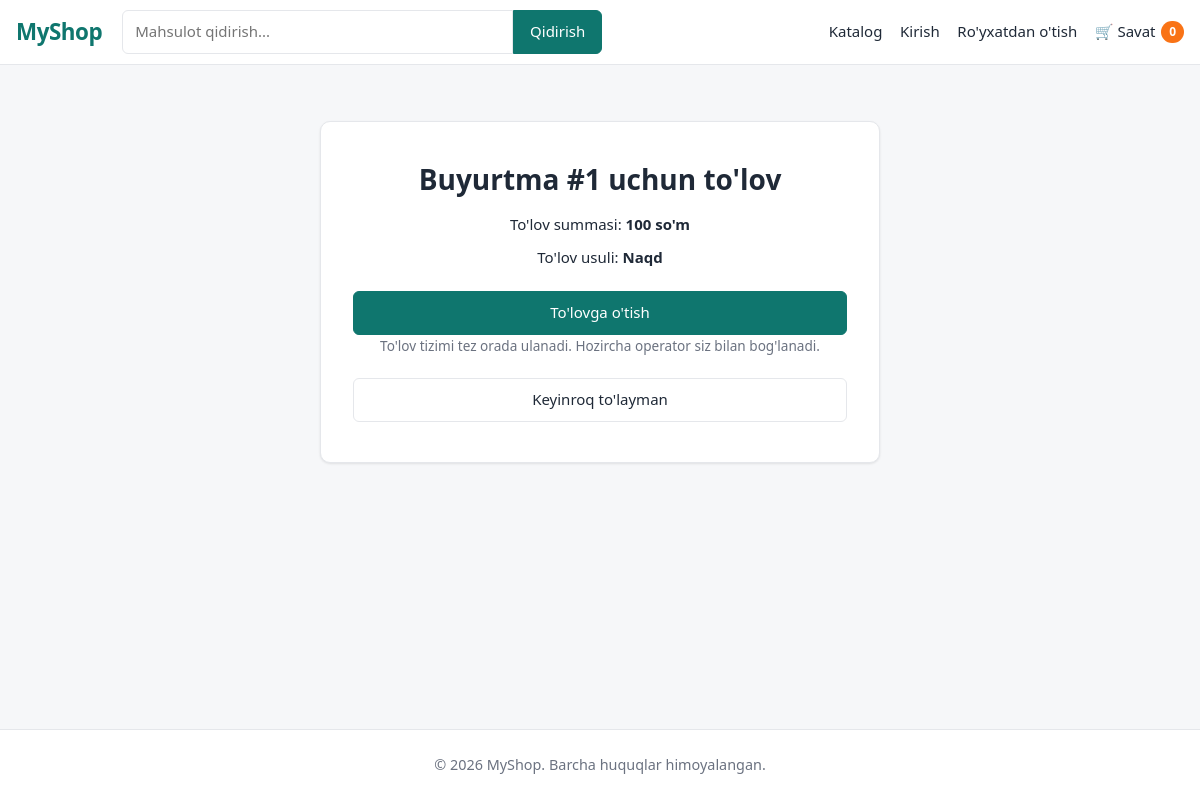
/payment/1/, run on the app's committed database.
### marketapp/models.py (models this page shows, shortened)
class Order(models.Model):
    STATUS_CHOICES = [
        ('new', 'Yangi'),
        ('paid', "To'langan"),
        ('shipping', 'Yetkazilmoqda'),
        ('delivered', 'Yetkazildi'),
        ('canceled', 'Bekor qilindi'),
    ]
    PAYMENT_CHOICES = [
        ('cash', 'Naqd'),
        ('click', 'Click'),
        ('payme', 'Payme'),
    ]
    user = models.ForeignKey(User, on_delete=models.SET_NULL, null=True, blank=True, related_name='orders')
    full_name = models.CharField("F.I.Sh", max_length=150)
    phone = models.CharField("Telefon", max_length=13)
    address = models.TextField("Manzil")
    comment = models.TextField("Izoh", blank=True)
    total_price = models.DecimalField(max_digits=12, decimal_places=2, default=0)
    status = models.CharField(max_length=20, choices=STATUS_CHOICES, default='new')
    payment_method = models.CharField(max_length=20, choices=PAYMENT_CHOICES, default='cash')
    is_paid = models.BooleanField(default=False)
    created_at = models.DateTimeField(auto_now_add=True)
    class Meta:
        ordering = ['-created_at']

### marketapp/views.py (the view)
# urls.py: path('payment/<int:order_id>/', views.payment, name='payment'),
def payment(request, order_id):
    order = get_object_or_404(Order, id=order_id, is_paid=False)
    return render(request, 'shop/payment.html', {'order': order})

### marketapp/views.py (called while the page is built)
def cart_count(request):
    return {'cart_count': len(Cart(request))}

    def __len__(self):
        return sum(self.cart.values())

### marketapp/templates/shop/payment.html (shortened to what this page needs)
{% extends 'shop/base.html' %}
{% load humanize %}
{% block content %}
<div class="card payment">
  <h1>Buyurtma #{{ order.id }} uchun to'lov</h1>
  <p>To'lov summasi: <b>{{ order.total_price|floatformat:0|intcomma }} so'm</b></p>
  <p>To'lov usuli: <b>{{ order.get_payment_method_display }}</b></p>
  <a href="#" class="btn btn--primary btn--block">To'lovga o'tish</a>
  <p class="muted small">To'lov tizimi tez orada ulanadi. Hozircha operator siz bilan bog'lanadi.</p>
  <a href="{% url 'order_success' order.id %}" class="btn btn--block">Keyinroq to'layman</a>
</div>
{% endblock %}

### marketapp/static/includes/components.css (style rules this page uses)
:root { --primary: #0f766e; --primary-dark: #0b5d57; --primary-light: #e6f4f2; --accent: #f97316; --danger: #dc2626; --danger-light: #fdecec; --warning: #d97706; --warning-light: #fef3e2; --success: #16a34a; --success-light: #e8f7ee; --info: #2563eb; --info-light: #e8effd; --text: #1f2937; --text-muted: #6b7280; --border: #e5e7eb; --bg: #f6f7f9; --white: #ffffff; --radius: 10px; --radius-sm: 6px; --shadow: 0 1px 3px rgba(0, 0, 0, .06), 0 1px 2px rgba(0, 0, 0, .04); --shadow-lg: 0 10px 25px rgba(0, 0, 0, .08); --container: 1200px; --font: system-ui, -apple-system, "Segoe UI", Roboto, Arial, sans-serif; }
*, *::before, *::after { box-sizing: border-box; margin: 0; padding: 0; }
body { font-family: var(--font); font-size: 15px; line-height: 1.55; color: var(--text); background: var(--bg); }
a { color: var(--primary); text-decoration: none; }
h1 { font-size: 1.75rem; line-height: 1.25; margin-bottom: 1rem; }
.muted { color: var(--text-muted); }
.small { font-size: .85rem; }
.btn { display: inline-flex; align-items: center; justify-content: center; gap: .4rem; padding: .6rem 1.1rem; font: inherit; font-weight: 500; color: var(--text); background: var(--white); border: 1px solid var(--border); border-radius: var(--radius-sm); cursor: pointer; transition: background .15s, border-color .15s, color .15s; white-space: nowrap; }
.btn--primary { background: var(--primary); border-color: var(--primary); color: var(--white); }
.btn--block { width: 100%; }
.card { background: var(--white); border: 1px solid var(--border); border-radius: var(--radius); padding: 1.25rem; box-shadow: var(--shadow); margin-bottom: 1.25rem; }

### marketapp/static/shop/style.css (style rules this page uses)
body { display: flex; flex-direction: column; min-height: 100vh; }
.success, .payment { max-width: 560px; margin: 2rem auto; padding: 2.5rem 2rem; text-align: center; }
.success p, .payment p { margin-bottom: .6rem; }
.payment .btn { margin-top: .75rem; }

### data on the page
Order: id "1", total_price "100", payment_method "Naqd"

### other printed values
{{ cart_count|default:0 }} "0"
